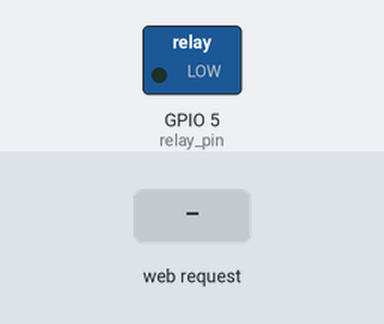
This sketch was run on a simulated ESP8266 (NodeMCU). Parts: switched loads named in the sketch (green lamp = pin HIGH). The inputs (shaded band) are chosen by the test bench. WiFi joins after 1.5 s; servers stay silent unless stated; what the sketch prints to the serial monitor is not drawn.

Above: at 2.7 s.
2.8 s: HTTP request GET /relay_on received
At 4.0 s:
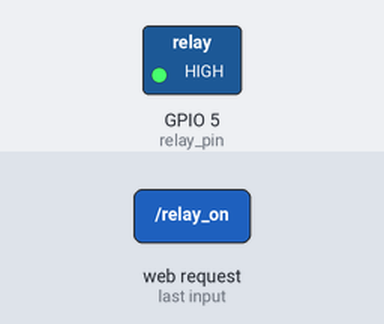
4.3 s: HTTP request GET /relay_off received
At 5.3 s:
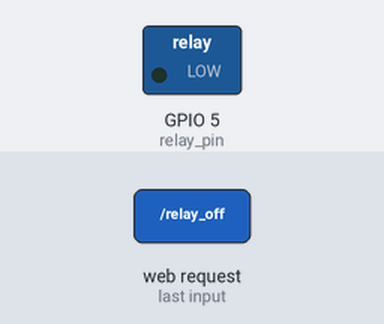
Timing chart, 0 to 7.3 s (numbered marks = the images above; inputs shaded):
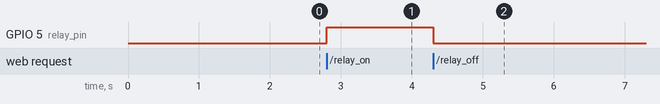

The sketch:

simple_http_switch.ino
```cpp
#include <ESP8266WiFi.h>
#include <ESP8266WebServer.h>
#include <ESP8266mDNS.h>

ESP8266WebServer server(80);

const char* ssid = "WLAN_SSID";
const char* password = "WLAN_PASSWORD";

// following for the name of: http://name_esp.local/
const char* dns_name = "esp8266";

int relay_pin = 5; //D1

void setup()
{
  pinMode(relay_pin, OUTPUT);
  Serial.begin(115200);
  Serial.println("ESP Gestartet");

  WiFi.begin(ssid, password);

  Serial.print("Verbindung wird hergestellt ...");
  while (WiFi.status() != WL_CONNECTED)
  {
    delay(500);
    Serial.print(".");
  }
  Serial.println();

  Serial.print("Verbunden! IP-Adresse: ");
  Serial.println(WiFi.localIP());

  if (MDNS.begin(dns_name)) {
    Serial.println("DNS gestartet, erreichbar unter: ");
    Serial.println("http://" + String(dns_name) + ".local/");
  }

  server.onNotFound([](){
    server.send(404, "text/plain", "Link wurde nicht gefunden!");
  });

  server.on("/", []() {
    server.send(200, "text/plain", "ESP-Startseite!");
  });

  server.on("/relay_on", []() {
    server.send(200, "text/plain", "relay on");
    relay_on();
  });

  server.on("/relay_off", []() {
    server.send(200, "text/plain", "relay off");
    relay_off();
  });

  server.on("/state", []() {
    server.send(200, "text/plain", String(digitalRead(relay_pin)));
  });

  server.begin();
  Serial.println("Webserver gestartet.");
}

void loop() {

  server.handleClient();
  MDNS.update();

}

void relay_on(){
  digitalWrite(relay_pin, HIGH);
}


void relay_off(){
  digitalWrite(relay_pin, LOW);
}
```

Measured:
- after the input at 2.8 s, GPIO 5 (relay_pin): LOW → HIGH at once
- after the input at 4.3 s, GPIO 5 (relay_pin): HIGH → LOW at once
